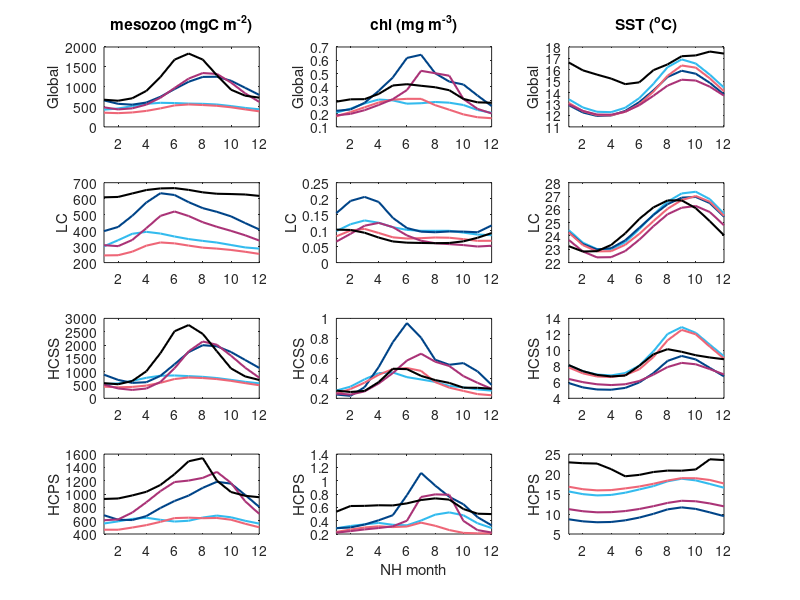

Reproduce this figure in MATLAB.
% CMIP6 output 
% 200m integrations

clear all
close all

ppath = '/Users/cpetrik/Dropbox/Princeton/Fish-MIP/CMIP6/driver_analysis/zmeso_figs/';

load('Hist_ts_chl_clim_biomes.mat')
load('Hist_ts_sst_clim_biomes.mat')
load('Hist_ts_mesoz_clim_biomes.mat')

%% Plots 
% cm=[0 0.7 0;...   %g
%     0 0 0.75;...  %b
%     0.5 0 1;...   %purple
%     1 0 0;...     %r
%     0.5 0 0;...   %maroon
%     0.35 0.35 0.35]; %grey
cb=[51/255 187/255 238/255;...  %cyan
    0/255 68/255 136/255;...    %blue
    238/255 102/255 119/255;... %red
    170/255 51/255 119/255;...  %purple
    0 0 0];                     %black
%     0.333 0.333 0.333];         %grey

set(groot,'defaultAxesColorOrder',cb);

%%
mo = 1:12;

close all

figure(1)
% MESOZ ------------------------------
subplot(4,3,1)
plot(mo,Nz,'LineWidth',1.5); hold on;
plot(mo,Gz,'LineWidth',1.5); hold on;
plot(mo,Iz,'LineWidth',1.5); hold on;
plot(mo,Uz,'LineWidth',1.5); hold on;
plot(mo,Oz,'LineWidth',1.5); hold on;
title('mesozoo (mgC m^-^2)')
ylabel('Global')
xlim([1 12])

subplot(4,3,4)
plot(mo,Nzlc,'LineWidth',1.5); hold on;
plot(mo,Gzlc,'LineWidth',1.5); hold on;
plot(mo,Izlc,'LineWidth',1.5); hold on;
plot(mo,Uzlc,'LineWidth',1.5); hold on;
plot(mo,Ozlc,'LineWidth',1.5); hold on;
ylabel('LC')
xlim([1 12])

subplot(4,3,7)
plot(mo,Nzss,'LineWidth',1.5); hold on;
plot(mo,Gzss,'LineWidth',1.5); hold on;
plot(mo,Izss,'LineWidth',1.5); hold on;
plot(mo,Uzss,'LineWidth',1.5); hold on;
plot(mo,Ozss,'LineWidth',1.5); hold on;
ylabel('HCSS')
xlim([1 12])

subplot(4,3,10)
plot(mo,Nzps,'LineWidth',1.5); hold on;
plot(mo,Gzps,'LineWidth',1.5); hold on;
plot(mo,Izps,'LineWidth',1.5); hold on;
plot(mo,Uzps,'LineWidth',1.5); hold on;
plot(mo,Ozps,'LineWidth',1.5); hold on;
ylabel('HCPS')
xlim([1 12])

% CHL --------------------------------
subplot(4,3,2)
plot(mo,Nc,'LineWidth',1.5); hold on;
plot(mo,Gc,'LineWidth',1.5); hold on;
plot(mo,Ic,'LineWidth',1.5); hold on;
plot(mo,Uc,'LineWidth',1.5); hold on;
plot(mo,Oc,'LineWidth',1.5); hold on;
title('chl (mg m^-^3)')
ylabel('Global')
xlim([1 12])

subplot(4,3,5)
plot(mo,Nclc,'LineWidth',1.5); hold on;
plot(mo,Gclc,'LineWidth',1.5); hold on;
plot(mo,Iclc,'LineWidth',1.5); hold on;
plot(mo,Uclc,'LineWidth',1.5); hold on;
plot(mo,Oclc,'LineWidth',1.5); hold on;
ylabel('LC')
xlim([1 12])

subplot(4,3,8)
plot(mo,Ncss,'LineWidth',1.5); hold on;
plot(mo,Gcss,'LineWidth',1.5); hold on;
plot(mo,Icss,'LineWidth',1.5); hold on;
plot(mo,Ucss,'LineWidth',1.5); hold on;
plot(mo,Ocss,'LineWidth',1.5); hold on;
ylabel('HCSS')
xlim([1 12])

subplot(4,3,11)
plot(mo,Ncps,'LineWidth',1.5); hold on;
plot(mo,Gcps,'LineWidth',1.5); hold on;
plot(mo,Icps,'LineWidth',1.5); hold on;
plot(mo,Ucps,'LineWidth',1.5); hold on;
plot(mo,Ocps,'LineWidth',1.5); hold on;
ylabel('HCPS')
xlabel('NH month')
xlim([1 12])

% SST --------------------------
subplot(4,3,3)
plot(mo,Nt,'LineWidth',1.5); hold on;
plot(mo,Gt,'LineWidth',1.5); hold on;
plot(mo,It,'LineWidth',1.5); hold on;
plot(mo,Ut,'LineWidth',1.5); hold on;
plot(mo,Ot,'LineWidth',1.5); hold on;
title('SST (^oC)')
ylabel('Global')
xlim([1 12])

subplot(4,3,6)
plot(mo,Ntlc,'LineWidth',1.5); hold on;
plot(mo,Gtlc,'LineWidth',1.5); hold on;
plot(mo,Itlc,'LineWidth',1.5); hold on;
plot(mo,Utlc,'LineWidth',1.5); hold on;
plot(mo,Otlc,'LineWidth',1.5); hold on;
ylabel('LC')
xlim([1 12])

subplot(4,3,9)
plot(mo,Ntss,'LineWidth',1.5); hold on;
plot(mo,Gtss,'LineWidth',1.5); hold on;
plot(mo,Itss,'LineWidth',1.5); hold on;
plot(mo,Utss,'LineWidth',1.5); hold on;
plot(mo,Otss,'LineWidth',1.5); hold on;
ylabel('HCSS')
xlim([1 12])

subplot(4,3,12)
plot(mo,Ntps,'LineWidth',1.5); hold on;
plot(mo,Gtps,'LineWidth',1.5); hold on;
plot(mo,Itps,'LineWidth',1.5); hold on;
plot(mo,Utps,'LineWidth',1.5); hold on;
plot(mo,Otps,'LineWidth',1.5); hold on;
ylabel('HCPS')
xlim([1 12])
print('-dpng',[ppath 'Hist_ts_biome_means_zmeso200_schl_sst_noCAN.png'])








